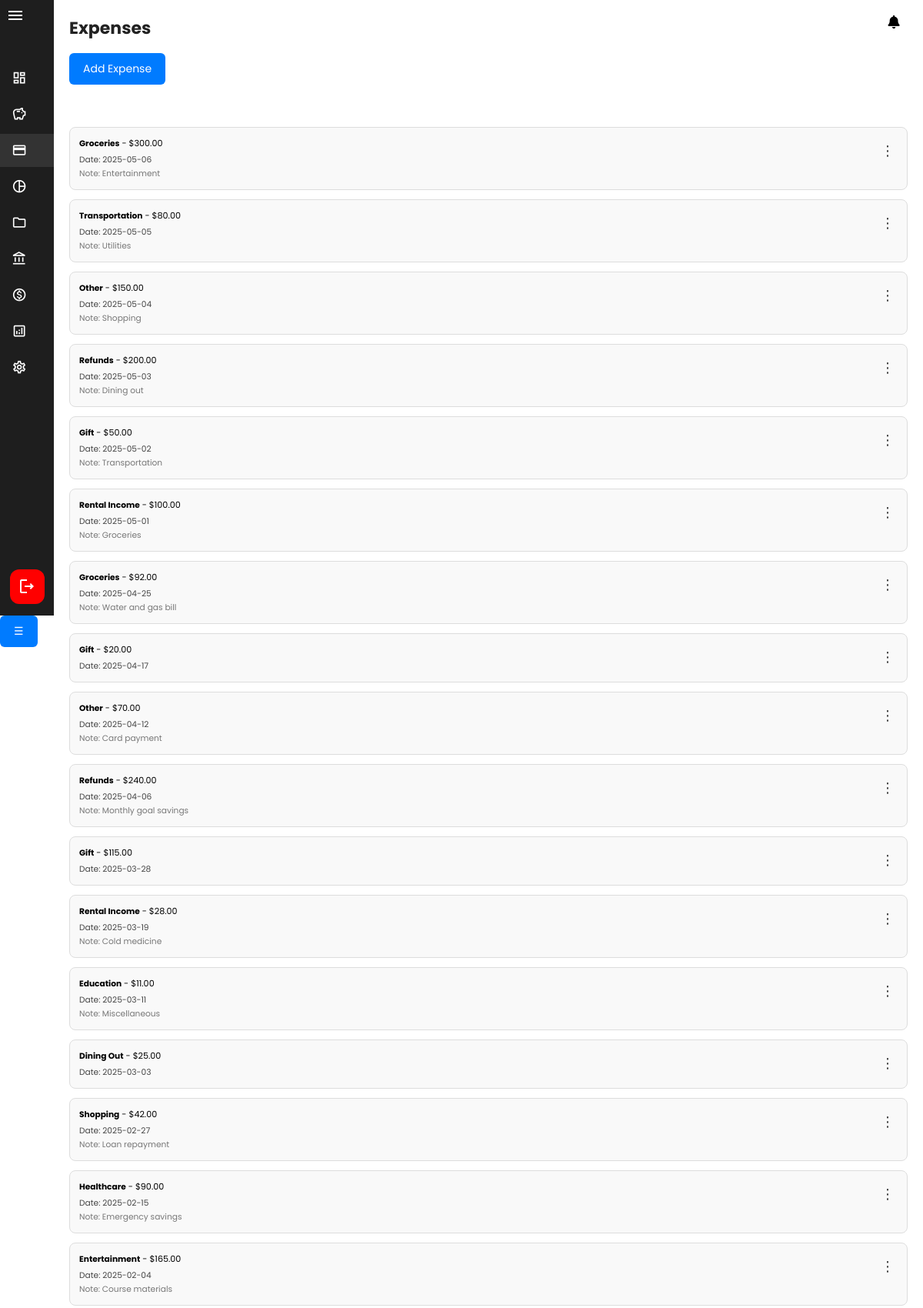
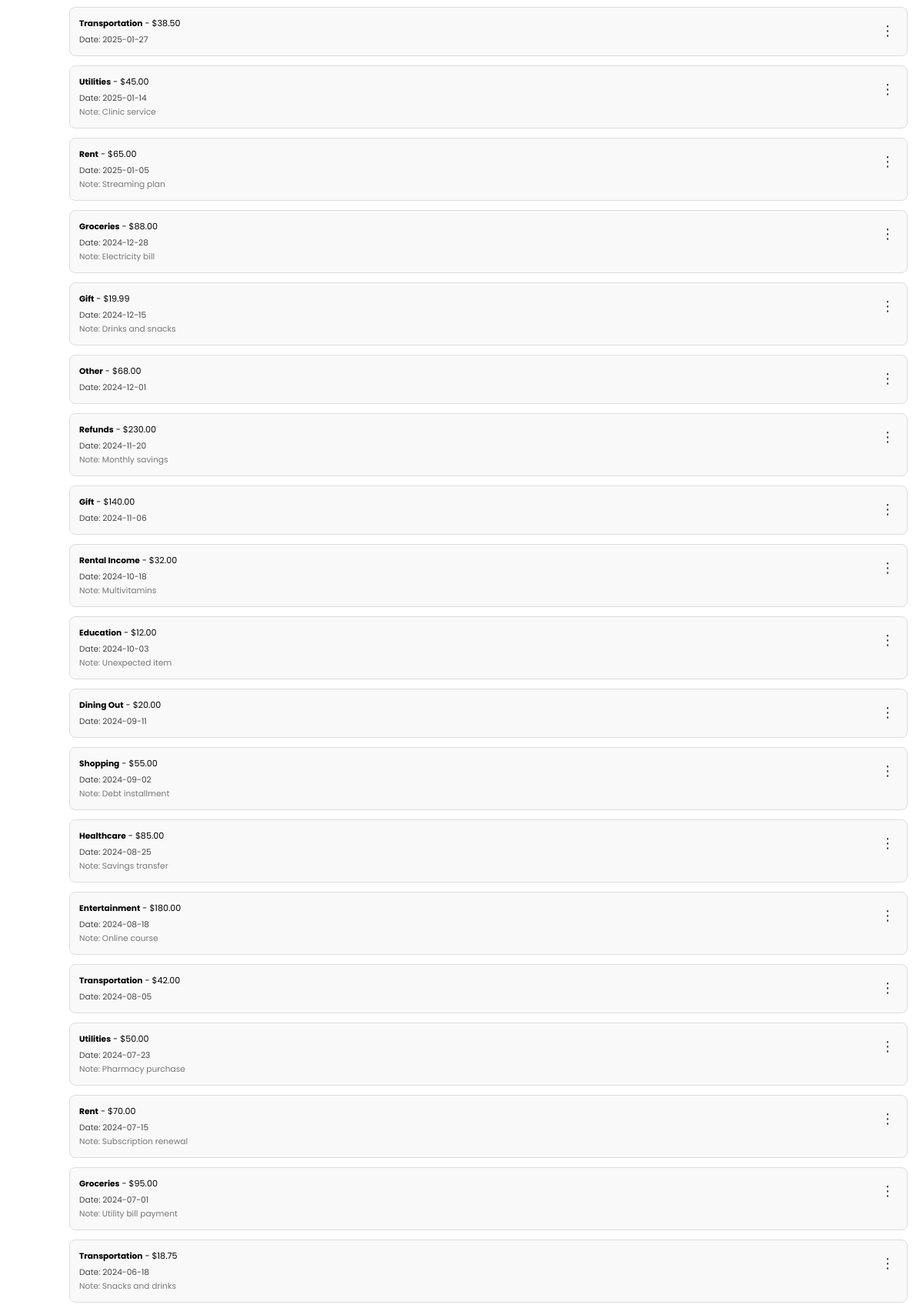
/SmartWallet/expense.php (signed in, upper part), run on the app's committed database (2 pictures, top to bottom).
### tables this page shows
CREATE TABLE `expense` (
  `id` int(11) NOT NULL,
  `user_id` int(11) NOT NULL,
  `category_id` int(11) NOT NULL,
  `amount` decimal(10,2) NOT NULL,
  `description` text DEFAULT NULL,
  `expense_date` date NOT NULL,
  `created_at` timestamp NOT NULL DEFAULT current_timestamp(),
  `updated_at` timestamp NOT NULL DEFAULT current_timestamp() ON UPDATE current_timestamp()
);

CREATE TABLE `category` (
  `id` int(11) NOT NULL,
  `name` varchar(100) NOT NULL,
  `description` text DEFAULT NULL,
  `created_at` timestamp NOT NULL DEFAULT current_timestamp(),
  `updated_at` timestamp NOT NULL DEFAULT current_timestamp() ON UPDATE current_timestamp()
);

### SmartWallet/expense.php (the view, shortened to what this page needs)
<?php
require_once 'includes/db.php';
$user_id = $_SESSION['user_id'] ?? 1;
$stmt = $pdo->prepare("SELECT e.*, c.name AS category_name
    FROM expense e
    LEFT JOIN category c ON e.category_id = c.id
    WHERE e.user_id = ?
    ORDER BY e.expense_date DESC, e.created_at DESC");
$stmt->execute([$user_id]);
$expenses = $stmt->fetchAll(PDO::FETCH_ASSOC);
?>
<!DOCTYPE html>
<html lang="en">
<head>
    <link rel="stylesheet" href="assets/css/sidebar.css" />
    <link rel="stylesheet" href="assets/css/header.css" />
    <link rel="stylesheet" href="assets/css/expense.css" />
    <link href="https://cdnjs.cloudflare.com/ajax/libs/font-awesome/6.5.0/css/all.min.css" rel="stylesheet">
</head>
<body>
    <?php include 'includes/sidebar.php'; ?>
    <?php include 'includes/header.php'; ?>
    <main class="content">
        <div class="container">
            <h1>Expenses</h1>
            <button onclick="openModal()">Add Expense</button>
            <?php if (count($expenses) === 0): ?>
                <p>No expenses found.</p>
            <?php else: ?>
                <div class="expense-list">
                    <?php foreach ($expenses as $e): ?>
                        <div class="expense-row"
                            data-id="<?= $e['id'] ?>"
                            data-amount="<?= $e['amount'] ?>"
                            data-description="<?= htmlspecialchars($e['description']) ?>"
                            data-date="<?= $e['expense_date'] ?>">
                            <div>
                                <strong><?= htmlspecialchars($e['category_name']) ?></strong> - $<?= number_format($e['amount'], 2) ?>
                            </div>
                            <div class="small">Date: <?= $e['expense_date'] ?></div>
                            <?php if ($e['description']): ?><div class="small muted">Note: <?= htmlspecialchars($e['description']) ?></div><?php endif; ?>
                            <div class="kebab-container">
                                <button class="kebab-toggle">⋮</button>
                            </div>
                        </div>
                    <?php endforeach; ?>
                </div>
            <?php endif; ?>
        </div>
    </main>
    <button id="mobileToggle" class="hamburger">&#9776;</button>
</body>
</html>

### SmartWallet/assets/css/sidebar.css (style rules this page uses)
* { margin: 0; padding: 0; box-sizing: border-box; font-family: "Poppins", sans-serif; font-size: 95%; }
html, body { height: 100%; margin: 0; padding: 0; overflow: auto; }
.content { flex: 1; padding: 20px; margin-left: 70px; height: 100vh; transition: filter 0.3s ease; }

### SmartWallet/assets/css/expense.css (style rules this page uses)
h1 { font-size: 22px; color: #222; margin-bottom: 16px; }
button { background-color: #007bff; color: white; padding: 10px 18px; border: none; border-radius: 6px; margin: 0 0 25px; cursor: pointer; transition: background-color 0.2s ease; font-size: 14px; }
.expense-list { display: flex; flex-direction: column; gap: 12px; margin-top: 10px; }
.expense-row { padding: 12px; background: #f9f9f9; border: 1px solid #ddd; border-radius: 8px; }
.small { font-size: 0.7rem; color: #444; margin-top: 5px; }
.muted { font-size: 0.7rem; color: #777; margin-top: 2px; }
.kebab-container { position: absolute; top: 10px; right: 10px; }
.kebab-toggle { background: none; border: none; font-size: 18px; cursor: pointer; padding: 6px; color: #333; }
.expense-row { position: relative; }

### data on the page
expense: category.name "Groceries", amount "300.00", expense_date "2025-05-06", description "Entertainment"
expense: category.name "Transportation", amount "80.00", expense_date "2025-05-05", description "Utilities"
expense: category.name "Other", amount "150.00", expense_date "2025-05-04", description "Shopping"
expense: category.name "Refunds", amount "200.00", expense_date "2025-05-03", description "Dining out"
expense: category.name "Gift", amount "50.00", expense_date "2025-05-02", description "Transportation"
expense: category.name "Rental Income", amount "100.00", expense_date "2025-05-01", description "Groceries"
expense: category.name "Groceries", amount "92.00", expense_date "2025-04-25", description "Water and gas bill"
expense: category.name "Gift", amount "20.00", expense_date "2025-04-17"
expense: category.name "Other", amount "70.00", expense_date "2025-04-12", description "Card payment"
expense: category.name "Refunds", amount "240.00", expense_date "2025-04-06", description "Monthly goal savings"
expense: category.name "Gift", amount "115.00", expense_date "2025-03-28"
expense: category.name "Rental Income", amount "28.00", expense_date "2025-03-19", description "Cold medicine"
expense: category.name "Education", amount "11.00", expense_date "2025-03-11", description "Miscellaneous"
expense: category.name "Dining Out", amount "25.00", expense_date "2025-03-03"
expense: category.name "Shopping", amount "42.00", expense_date "2025-02-27", description "Loan repayment"
expense: category.name "Healthcare", amount "90.00", expense_date "2025-02-15", description "Emergency savings"
expense: category.name "Entertainment", amount "165.00", expense_date "2025-02-04", description "Course materials"
expense: category.name "Transportation", amount "38.50", expense_date "2025-01-27"
expense: category.name "Utilities", amount "45.00", expense_date "2025-01-14", description "Clinic service"
expense: category.name "Rent", amount "65.00", expense_date "2025-01-05", description "Streaming plan"
expense: category.name "Groceries", amount "88.00", expense_date "2024-12-28", description "Electricity bill"
expense: category.name "Gift", amount "19.99", expense_date "2024-12-15", description "Drinks and snacks"
expense: category.name "Other", amount "68.00", expense_date "2024-12-01"
expense: category.name "Refunds", amount "230.00", expense_date "2024-11-20", description "Monthly savings"
expense: category.name "Gift", amount "140.00", expense_date "2024-11-06"
expense: category.name "Rental Income", amount "32.00", expense_date "2024-10-18", description "Multivitamins"
expense: category.name "Education", amount "12.00", expense_date "2024-10-03", description "Unexpected item"
expense: category.name "Dining Out", amount "20.00", expense_date "2024-09-11"
expense: category.name "Shopping", amount "55.00", expense_date "2024-09-02", description "Debt installment"
expense: category.name "Healthcare", amount "85.00", expense_date "2024-08-25", description "Savings transfer"
expense: category.name "Entertainment", amount "180.00", expense_date "2024-08-18", description "Online course"
expense: category.name "Transportation", amount "42.00", expense_date "2024-08-05"
expense: category.name "Utilities", amount "50.00", expense_date "2024-07-23", description "Pharmacy purchase"
expense: category.name "Rent", amount "70.00", expense_date "2024-07-15", description "Subscription renewal"
expense: category.name "Groceries", amount "95.00", expense_date "2024-07-01", description "Utility bill payment"
expense: category.name "Transportation", amount "18.75", expense_date "2024-06-18", description "Snacks and drinks"
